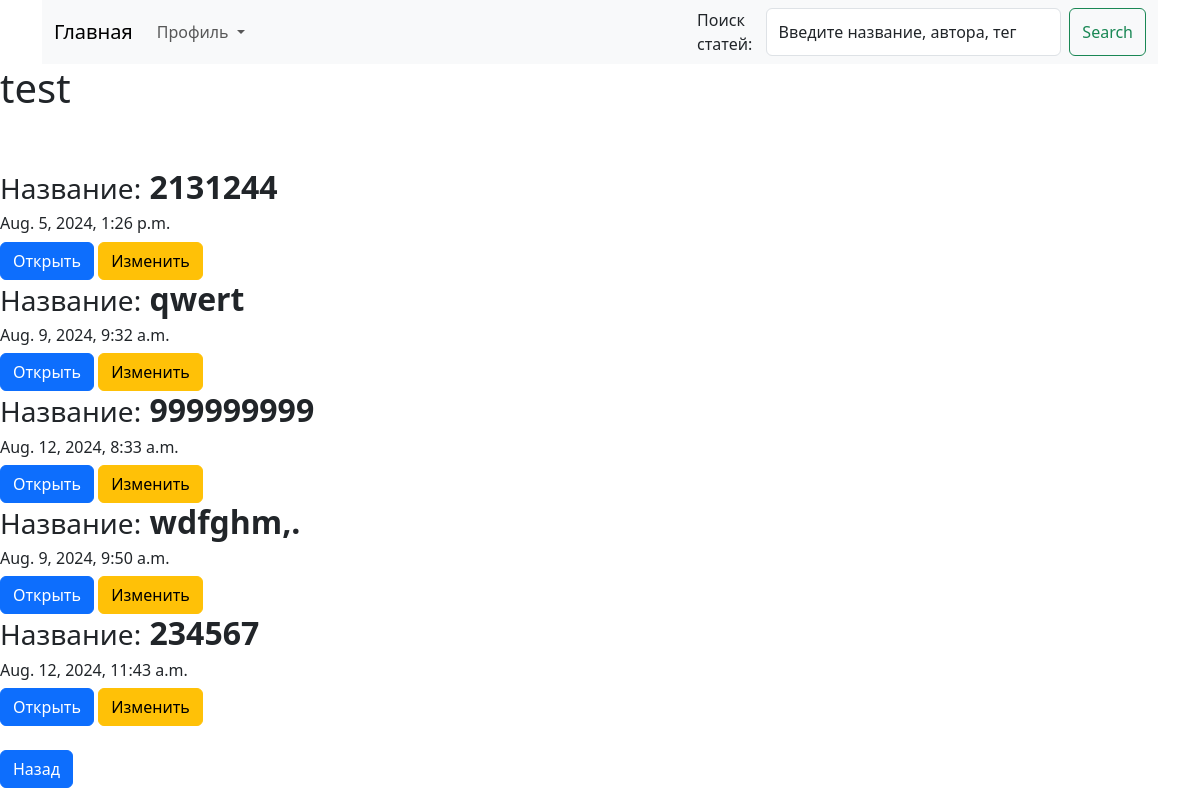
Before: /get_category/test (signed in) with the older database file.
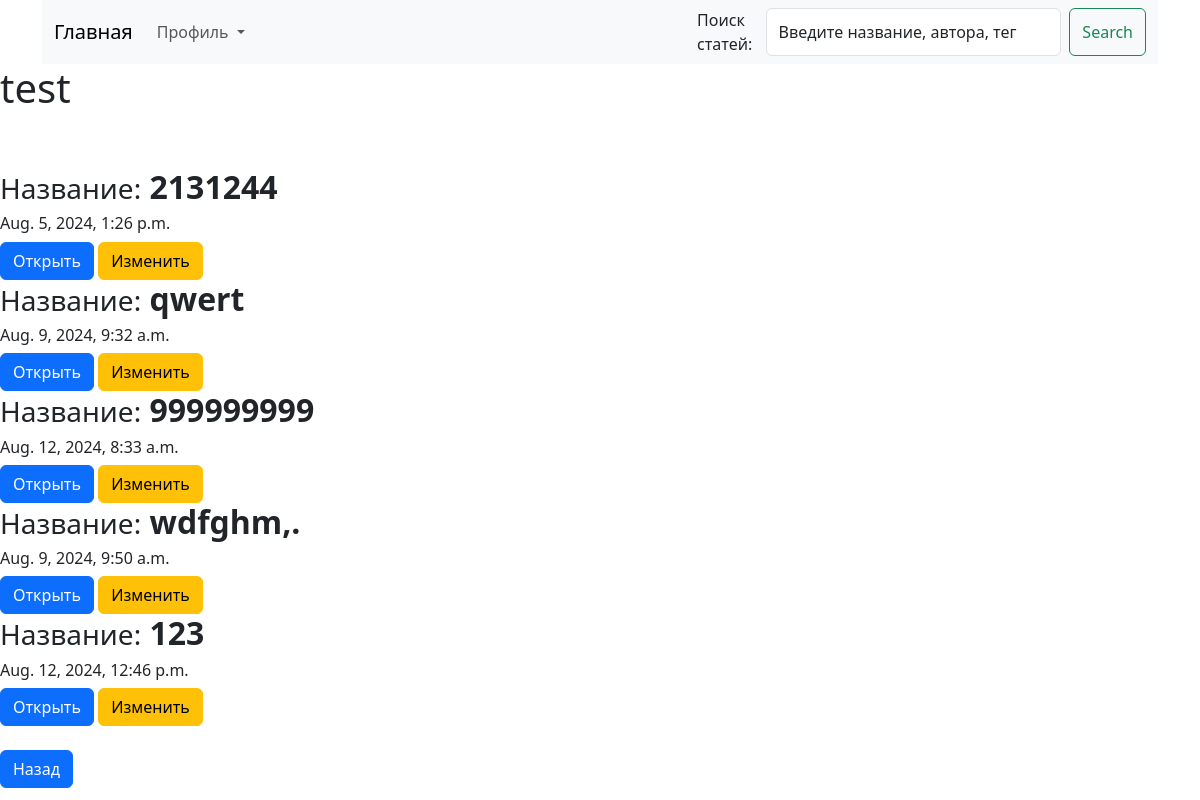
After: the same page with the newer database file.
### main/models.py (models this page shows, shortened)
class Public(models.Model):
    title = models.CharField(max_length=55)
    text = models.TextField()
    date = models.DateTimeField(auto_now=True)
    user = models.ForeignKey(User, on_delete=models.CASCADE)
    teg = models.TextField()
    category = models.ForeignKey(Category, on_delete=models.CASCADE)

### main/views.py (the view)
# urls.py: path('get_category/<str:name>', views.get_category, name='get_category'),
@login_required
def get_category(request, name):
    category = get_object_or_404(Category, name=name)
    if category:
        result = Public.objects.filter(category=category)
        return render(request, 'get_category.html', {'result': result,
                                                     'category': category})
    else:
        redirect('category')

### main/models.py (called while the page is built)
    def __str__(self):
        return self.name

### templates/get_category.html (shortened to what this page needs)
{% extends 'layout.html' %}
{% block head %}
<h1> {{ category }} </h1>
{% endblock %}
{% block content %}
{% for i in result %}
<h2><small>Название:</small> <b>{{ i.title }}</b></h2>
<h6> {{ i.date }}</h6><a href="{% url 'detail' i.id %}"
                         class="btn btn-primary">Открыть
</a>   <a href="{% url 'public_edit' i.id %}" class="btn btn-warning">Изменить
</a>
{% endfor %}
{% endblock %}
{% block foot %}
<a href="{% url 'category' %}" class="btn btn-primary">Назад</a>
{% endblock %}

Changed rows visible on the page:
removed Public: title "234567", date "Aug. 12, 2024, 11:43 a.m."
added Public: title "123", date "Aug. 12, 2024, 12:46 p.m."
